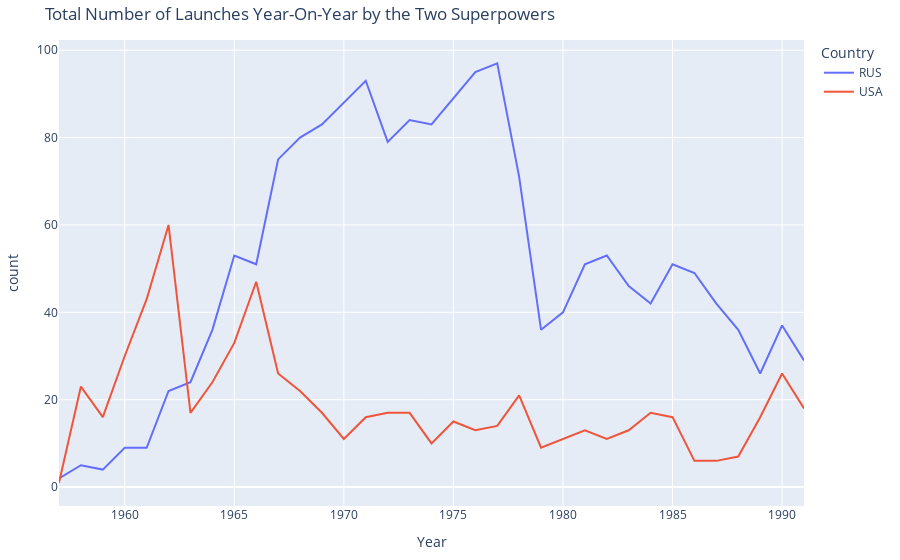

The notebook cell this image was saved under:
### Code cell
fig = px.line(ussr_vs_usa, x="Year", y="count", 
              color='Country',
              title='Total Number of Launches Year-On-Year by the Two Superpowers')

fig.update_layout(
    margin=dict(l=20, r=20, t=40, b=15),
    # paper_bgcolor="LightSteelBlue",
)
fig.show()
fig.show("svg", width = 1100, height = 400)

### Figure 1 — Plotly figure (JSON) as saved in the notebook; plotly's stock layout.template omitted (floating-point values rounded to 4 significant figures)
{"data": [{"hovertemplate": "Country=RUS<br>Year=%{x}<br>count=%{y}<extra></extra>", "legendgroup": "RUS", "line": {"color": "#636efa", "dash": "solid"}, "marker": {"symbol": "circle"}, "mode": "lines", "name": "RUS", "orientation": "v", "showlegend": true, "type": "scatter", "x": [1957, 1958, 1959, 1960, 1961, 1962, 1963, 1964, 1965, 1966, 1967, 1968, 1969, 1970, 1971, 1972, 1973, 1974, 1975, 1976, 1977, 1978, 1979, 1980, 1981, 1982, 1983, 1984, 1985, 1986, 1987, 1988, 1989, 1990, 1991], "xaxis": "x", "y": [2, 5, 4, 9, 9, 22, 24, 36, 53, 51, 75, 80, 83, 88, 93, 79, 84, 83, 89, 95, 97, 71, 36, 40, 51, 53, 46, 42, 51, 49, 42, 36, 26, 37, 29], "yaxis": "y"}, {"hovertemplate": "Country=USA<br>Year=%{x}<br>count=%{y}<extra></extra>", "legendgroup": "USA", "line": {"color": "#EF553B", "dash": "solid"}, "marker": {"symbol": "circle"}, "mode": "lines", "name": "USA", "orientation": "v", "showlegend": true, "type": "scatter", "x": [1957, 1958, 1959, 1960, 1961, 1962, 1963, 1964, 1965, 1966, 1967, 1968, 1969, 1970, 1971, 1972, 1973, 1974, 1975, 1976, 1977, 1978, 1979, 1980, 1981, 1982, 1983, 1984, 1985, 1986, 1987, 1988, 1989, 1990, 1991], "xaxis": "x", "y": [1, 23, 16, 30, 43, 60, 17, 24, 33, 47, 26, 22, 17, 11, 16, 17, 17, 10, 15, 13, 14, 21, 9, 11, 13, 11, 13, 17, 16, 6, 6, 7, 16, 26, 18], "yaxis": "y"}], "layout": {"autosize": true, "legend": {"title": {"text": "Country"}, "tracegroupgap": 0}, "margin": {"b": 15, "l": 20, "r": 20, "t": 40}, "title": {"text": "Total Number of Launches Year-On-Year by the Two Superpowers"}, "xaxis": {"anchor": "y", "autorange": true, "domain": [0, 1], "range": [1957, 1991], "title": {"text": "Year"}, "type": "linear"}, "yaxis": {"anchor": "x", "autorange": true, "domain": [0, 1], "range": [-4.333, 102.3], "title": {"text": "count"}, "type": "linear"}}}
